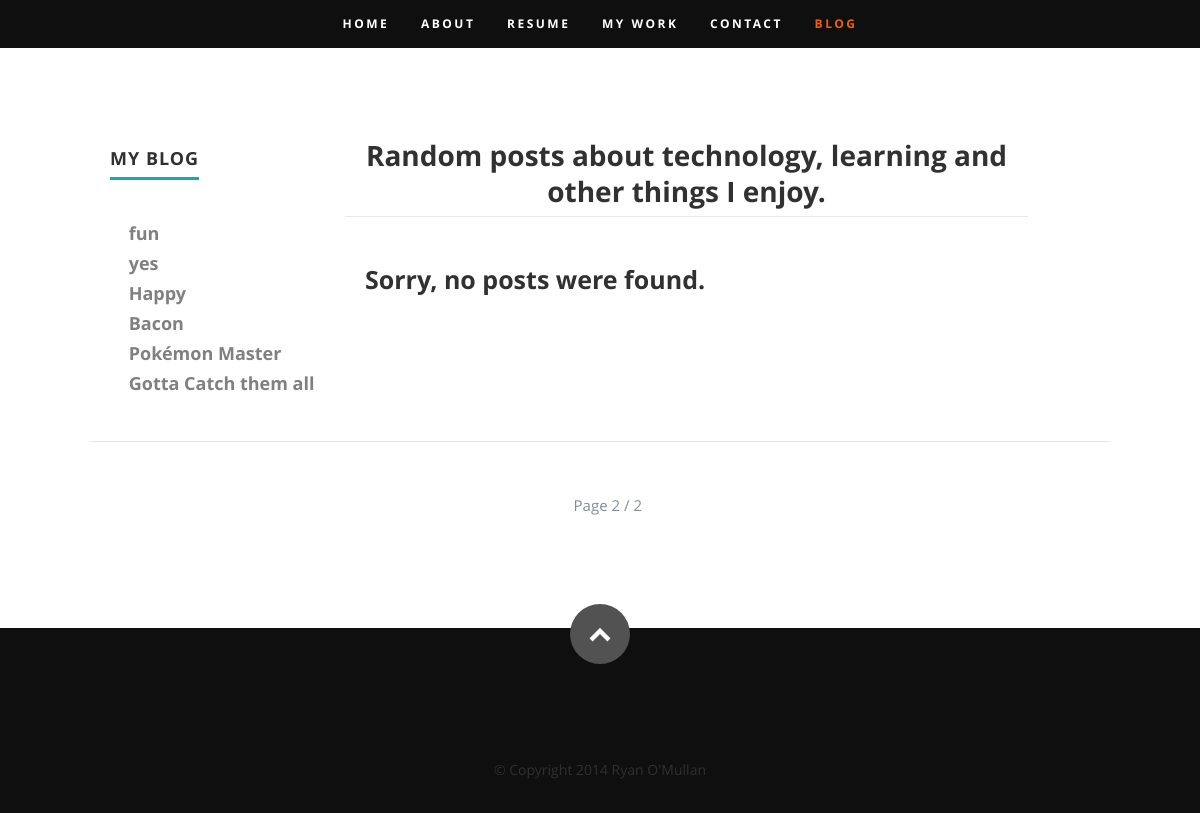
Page /blog?page=2 on the committed database.
### blog/views.py (the view)
# urls.py: url(r'^blog$', views.post_list),
def post_list(request):
	posts = Post.objects.filter(published_date__isnull=False).order_by('-published_date')
	paginated = _paginate_posts(request, posts)
	return render(request, 'blog/post_list.html', {
		'posts': paginated,
		'tags': Tag.objects.all(),
	})

### blog/views.py (called while the page is built)
def _paginate_posts(request, posts):
	paginator = Paginator(posts, 3)
	page = request.GET.get('page', 1)
	try:
		posts = paginator.page(page)
	except PageNotAnInteger:
		posts = paginator.page(1)
	except EmptyPage:
		posts = paginator.page(paginator.num_pages)
	return posts

### blog/templates/blog/post_list.html (shortened to what this page needs)
{% extends 'blog/base.html' %}
{% block content %}
      <div class="row education">
         <div class="three columns header-col">
            <h1><span>My Blog</span></h1>
            <br>
            <h5>
               <ul class="tag-list">
               {% for tag in tags %}
                  <li {% if slug == tag.slug %}class="active"{% endif %}>
                     <a href="/blog/tag/{{ tag.slug }}" ><i class="fa fa-tags"></i>  {{ tag }}</a>
                  </li>
               {% endfor%}
               </ul>
            </h5>
         </div>
         <div class="nine columns main-col">
            <div class="row item">
               <div class="twelve columns" style="border-bottom: 1px solid #E8E8E8; text-align: center; margin-bottom: 48px">
                  <h2>Random posts about technology, learning and other things I enjoy.</h2>
               </div>
            </div>
            {% if posts.count > 0 %}
            {% for post in posts %}
            <div class="row item">
               <div class="twelve columns">
                  <h3><a href="{{ post.get_absolute_url }}">{{ post.title }}</a></h3>
                  <p class="info"><i class="fa fa-tags"></i>
                  {% for tag in post.tags.all %}
                     <a href="/blog/tag/{{ tag.slug }}">{{ tag }}</a>{% if not forloop.last %}, {% endif %}
                  {% endfor %}
                  <span>&bull;</span> <em class="date">{{ post.published_date }}</em></p>
                  <p>{{ post.text|linebreaks }}</p>
               </div>
            </div>
            {% endfor %}
            {% else %}
            <div class="row item">
               <div class="twelve columns">
                  <h3>Sorry, no posts were found.</h3>
               </div>
            </div>
            {% endif %}
         </div>
      </div>
      <div class="pagination">
          <span class="step-links">
              {% if posts.has_previous %}
                  <a href="?page={{ posts.previous_page_number }}"><i class="fa fa-chevron-left"></i></a>
              {% endif %}
              <span id="pagination_numbers">
                  Page {{ posts.number }} / {{ posts.paginator.num_pages }}
              </span>
          </span>
      </div>
{% endblock content %}

### static/css/default.css (style rules this page uses)
html, body, div, span, object, iframe, h1, h2, h3, h4, h5, h6, p, blockquote, pre, abbr, address, cite, code, del, dfn, em, img, ins, kbd, q, samp, small, strong, sub, sup, var, b, i, dl, dt, dd, ol, ul, li, fieldset, form, label, legend, table, caption, tbody, tfoot, thead, tr, th, td, article, aside, canvas, details, figcaption, figure, footer, header, hgroup, menu, nav, section, summary, time, mark, audio, video { margin: 0; padding: 0; border: 0; outline: 0; font-size: 100%; vertical-align: baseline; background: transparent; }
*, *:before, *:after { -moz-box-sizing: border-box; -webkit-box-sizing: border-box; box-sizing: border-box; }
html { font-size: 62.5%; -webkit-font-smoothing: antialiased; }
body { background: #fff; font-family: 'opensans-regular', sans-serif; font-weight: normal; font-size: 15px; line-height: 30px; color: #838C95; -webkit-font-smoothing: antialiased; -webkit-text-size-adjust: 100%; }
h1, h2, h3, h4, h5, h6 { color: #313131; font-family: 'opensans-bold', sans-serif; font-weight: normal; }
h1 a, h2 a, h3 a, h4 a, h5 a, h6 a { font-weight: inherit; }
h1 { font-size: 38px; line-height: 42px; margin-bottom: 12px; letter-spacing: -1px; }
h2 { font-size: 28px; line-height: 36px; margin-bottom: 6px; }
h3 { font-size: 22px; line-height: 30px; margin-bottom: 12px; }
h5 { font-size: 18px; line-height: 30px; }
a, a:visited { text-decoration: none; outline: 0; color: #11ABB0; -webkit-transition: color .3s ease-in-out; -moz-transition: color .3s ease-in-out; -o-transition: color .3s ease-in-out; transition: color .3s ease-in-out; }
ul, ol { margin-bottom: 24px; margin-top: 12px; }
ul { list-style: none outside; }
li { line-height: 18px; margin-bottom: 12px; }
.pagination { margin: 36px auto; text-align: center; }
.row { width: 96%; max-width: 1020px; margin: 0 auto; }
.row .row { width: auto; max-width: none; margin: 0 -20px; }
.row:before, .row:after { content: " "; display: table; }
.row:after { clear: both; }
.column, .columns { position: relative; padding: 0 20px; min-height: 1px; float: left; }
[class*="column"] + [class*="column"]:last-child { float: right; }
.row .three { width: 25%; }
.row .nine { width: 75%; }
.row .twelve { width: 100%; }

### static/css/layout.css (style rules this page uses)
body { background: #0f0f0f; }
.education, .work { margin-bottom: 48px; padding-bottom: 24px; border-bottom: 1px solid #E8E8E8; }
#blog a, #blog a:visited { color: #11ABB0; }
#blog h1 { font: 18px/24px 'opensans-bold', sans-serif; text-transform: uppercase; letter-spacing: 1px; }
#blog h1 span { border-bottom: 3px solid #11ABB0; padding-bottom: 6px; }
#blog h3 { font: 25px/30px 'opensans-bold', sans-serif; }
#blog .header-col { padding-top: 9px; }
#blog .main-col { padding-right: 10%; }

### static/css/blog.css (style rules this page uses)
#blog .tag-list li a { color: grey; }

### rows in the picture
Tag: name "fun"
Tag: name "yes"
Tag: name "Happy"
Tag: name "Bacon"
Tag: name "Pokémon Master"
Tag: name "Gotta Catch them all"

### other values in the picture
{{ posts.number }} "2"
{{ posts.paginator.num_pages }} "2"
